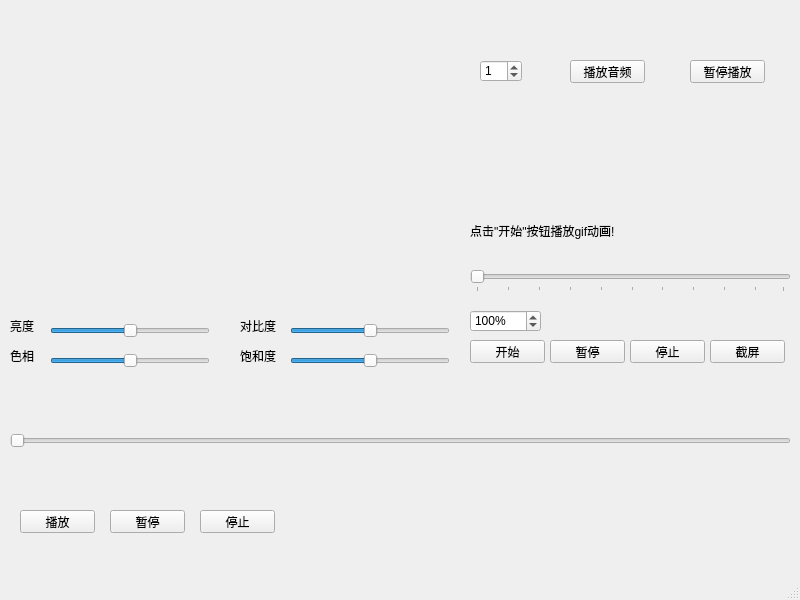
<?xml version="1.0" encoding="UTF-8"?>
<ui version="4.0">
 <class>MainWindow</class>
 <widget class="QMainWindow" name="MainWindow">
  <property name="geometry">
   <rect>
    <x>0</x>
    <y>0</y>
    <width>800</width>
    <height>600</height>
   </rect>
  </property>
  <property name="windowTitle">
   <string>MainWindow</string>
  </property>
  <widget class="QWidget" name="centralwidget">
   <widget class="QWidget" name="widget" native="true">
    <property name="geometry">
     <rect>
      <x>0</x>
      <y>0</y>
      <width>461</width>
      <height>391</height>
     </rect>
    </property>
    <widget class="QLabel" name="_1">
     <property name="geometry">
      <rect>
       <x>10</x>
       <y>320</y>
       <width>54</width>
       <height>12</height>
      </rect>
     </property>
     <property name="text">
      <string>亮度</string>
     </property>
    </widget>
    <widget class="QLabel" name="label_2">
     <property name="geometry">
      <rect>
       <x>10</x>
       <y>350</y>
       <width>54</width>
       <height>12</height>
      </rect>
     </property>
     <property name="text">
      <string>色相</string>
     </property>
    </widget>
    <widget class="QLabel" name="label_3">
     <property name="geometry">
      <rect>
       <x>240</x>
       <y>320</y>
       <width>54</width>
       <height>12</height>
      </rect>
     </property>
     <property name="text">
      <string>对比度</string>
     </property>
    </widget>
    <widget class="QLabel" name="label_4">
     <property name="geometry">
      <rect>
       <x>240</x>
       <y>350</y>
       <width>54</width>
       <height>12</height>
      </rect>
     </property>
     <property name="text">
      <string>饱和度</string>
     </property>
    </widget>
    <widget class="QSlider" name="horizontalSlider_1">
     <property name="geometry">
      <rect>
       <x>50</x>
       <y>320</y>
       <width>160</width>
       <height>22</height>
      </rect>
     </property>
     <property name="minimum">
      <number>-100</number>
     </property>
     <property name="maximum">
      <number>100</number>
     </property>
     <property name="orientation">
      <enum>Qt::Horizontal</enum>
     </property>
    </widget>
    <widget class="QSlider" name="horizontalSlider_2">
     <property name="geometry">
      <rect>
       <x>50</x>
       <y>350</y>
       <width>160</width>
       <height>22</height>
      </rect>
     </property>
     <property name="minimum">
      <number>-100</number>
     </property>
     <property name="maximum">
      <number>100</number>
     </property>
     <property name="orientation">
      <enum>Qt::Horizontal</enum>
     </property>
    </widget>
    <widget class="QSlider" name="horizontalSlider_3">
     <property name="geometry">
      <rect>
       <x>290</x>
       <y>320</y>
       <width>160</width>
       <height>22</height>
      </rect>
     </property>
     <property name="minimum">
      <number>-100</number>
     </property>
     <property name="maximum">
      <number>100</number>
     </property>
     <property name="orientation">
      <enum>Qt::Horizontal</enum>
     </property>
    </widget>
    <widget class="QSlider" name="horizontalSlider_4">
     <property name="geometry">
      <rect>
       <x>290</x>
       <y>350</y>
       <width>160</width>
       <height>22</height>
      </rect>
     </property>
     <property name="minimum">
      <number>-100</number>
     </property>
     <property name="maximum">
      <number>100</number>
     </property>
     <property name="orientation">
      <enum>Qt::Horizontal</enum>
     </property>
    </widget>
   </widget>
   <widget class="QPushButton" name="pushButton_1">
    <property name="geometry">
     <rect>
      <x>570</x>
      <y>60</y>
      <width>75</width>
      <height>23</height>
     </rect>
    </property>
    <property name="text">
     <string>播放音频</string>
    </property>
   </widget>
   <widget class="QPushButton" name="pushButton_2">
    <property name="geometry">
     <rect>
      <x>690</x>
      <y>60</y>
      <width>75</width>
      <height>23</height>
     </rect>
    </property>
    <property name="text">
     <string>暂停播放</string>
    </property>
   </widget>
   <widget class="QSpinBox" name="spinBox_1">
    <property name="geometry">
     <rect>
      <x>480</x>
      <y>60</y>
      <width>42</width>
      <height>22</height>
     </rect>
    </property>
    <property name="value">
     <number>1</number>
    </property>
   </widget>
   <widget class="QSlider" name="horizontalSlider">
    <property name="geometry">
     <rect>
      <x>470</x>
      <y>270</y>
      <width>321</width>
      <height>22</height>
     </rect>
    </property>
    <property name="orientation">
     <enum>Qt::Horizontal</enum>
    </property>
    <property name="tickPosition">
     <enum>QSlider::TicksBelow</enum>
    </property>
    <property name="tickInterval">
     <number>10</number>
    </property>
   </widget>
   <widget class="QPushButton" name="pushButton_3">
    <property name="geometry">
     <rect>
      <x>470</x>
      <y>340</y>
      <width>75</width>
      <height>23</height>
     </rect>
    </property>
    <property name="text">
     <string>开始</string>
    </property>
   </widget>
   <widget class="QPushButton" name="pushButton_4">
    <property name="geometry">
     <rect>
      <x>550</x>
      <y>340</y>
      <width>75</width>
      <height>23</height>
     </rect>
    </property>
    <property name="text">
     <string>暂停</string>
    </property>
    <property name="checkable">
     <bool>true</bool>
    </property>
   </widget>
   <widget class="QPushButton" name="pushButton_5">
    <property name="geometry">
     <rect>
      <x>630</x>
      <y>340</y>
      <width>75</width>
      <height>23</height>
     </rect>
    </property>
    <property name="text">
     <string>停止</string>
    </property>
   </widget>
   <widget class="QPushButton" name="pushButton_6">
    <property name="geometry">
     <rect>
      <x>710</x>
      <y>340</y>
      <width>75</width>
      <height>23</height>
     </rect>
    </property>
    <property name="text">
     <string>截屏</string>
    </property>
   </widget>
   <widget class="QSpinBox" name="spinBox_2">
    <property name="geometry">
     <rect>
      <x>470</x>
      <y>310</y>
      <width>71</width>
      <height>22</height>
     </rect>
    </property>
    <property name="suffix">
     <string>%</string>
    </property>
    <property name="maximum">
     <number>999</number>
    </property>
    <property name="value">
     <number>100</number>
    </property>
   </widget>
   <widget class="QLabel" name="label_1">
    <property name="geometry">
     <rect>
      <x>470</x>
      <y>210</y>
      <width>321</width>
      <height>41</height>
     </rect>
    </property>
    <property name="text">
     <string>点击&quot;开始&quot;按钮播放gif动画!</string>
    </property>
   </widget>
   <widget class="QSlider" name="horizontalSlider_5">
    <property name="geometry">
     <rect>
      <x>10</x>
      <y>430</y>
      <width>781</width>
      <height>22</height>
     </rect>
    </property>
    <property name="orientation">
     <enum>Qt::Horizontal</enum>
    </property>
   </widget>
   <widget class="QPushButton" name="pushButton">
    <property name="geometry">
     <rect>
      <x>20</x>
      <y>510</y>
      <width>75</width>
      <height>23</height>
     </rect>
    </property>
    <property name="text">
     <string>播放</string>
    </property>
   </widget>
   <widget class="QPushButton" name="pushButton_7">
    <property name="geometry">
     <rect>
      <x>110</x>
      <y>510</y>
      <width>75</width>
      <height>23</height>
     </rect>
    </property>
    <property name="text">
     <string>暂停</string>
    </property>
   </widget>
   <widget class="QPushButton" name="pushButton_8">
    <property name="geometry">
     <rect>
      <x>200</x>
      <y>510</y>
      <width>75</width>
      <height>23</height>
     </rect>
    </property>
    <property name="text">
     <string>停止</string>
    </property>
   </widget>
   <widget class="QLabel" name="label">
    <property name="geometry">
     <rect>
      <x>20</x>
      <y>470</y>
      <width>261</width>
      <height>16</height>
     </rect>
    </property>
    <property name="text">
     <string/>
    </property>
   </widget>
   <widget class="QLabel" name="label_5">
    <property name="geometry">
     <rect>
      <x>300</x>
      <y>470</y>
      <width>241</width>
      <height>16</height>
     </rect>
    </property>
    <property name="text">
     <string/>
    </property>
   </widget>
   <widget class="QLabel" name="label_6">
    <property name="geometry">
     <rect>
      <x>550</x>
      <y>470</y>
      <width>231</width>
      <height>16</height>
     </rect>
    </property>
    <property name="text">
     <string/>
    </property>
   </widget>
  </widget>
  <widget class="QMenuBar" name="menubar">
   <property name="geometry">
    <rect>
     <x>0</x>
     <y>0</y>
     <width>800</width>
     <height>23</height>
    </rect>
   </property>
  </widget>
  <widget class="QStatusBar" name="statusbar"/>
 </widget>
 <resources/>
 <connections/>
</ui>
